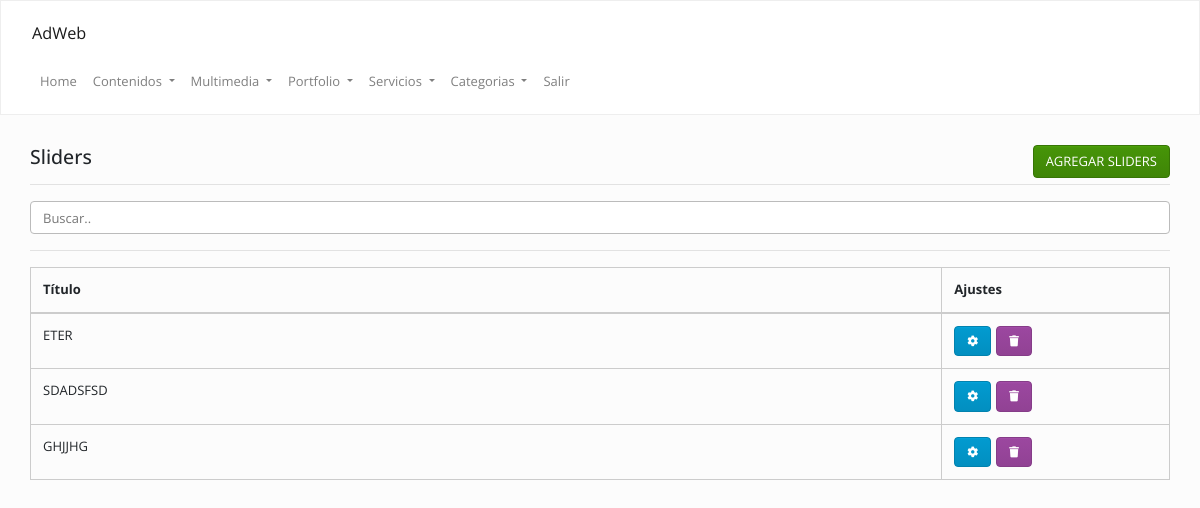
/admin/index.php?op=sliders&accion=ver (signed in), run on an earlier commit of the app's database.
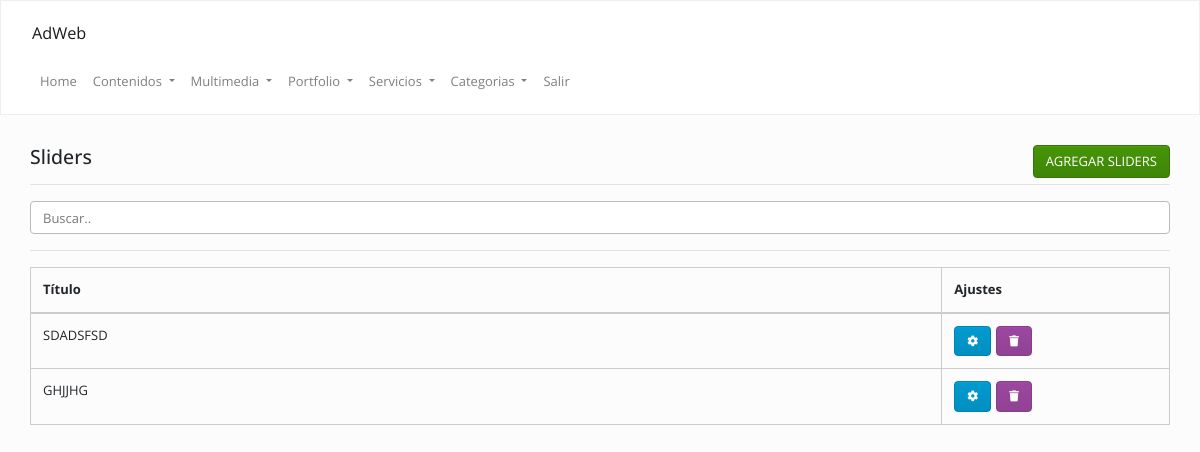
And on a later commit of the database.
### tables this page shows
CREATE TABLE `sliders` (
  `id` int(11) NOT NULL,
  `cod` varchar(255) DEFAULT NULL,
  `titulo` text,
  `subtitulo` text,
  `categoria` varchar(255) NOT NULL,
  `fecha` date DEFAULT NULL
);

### Config/Autoload.php (called while the page is built, shortened)
<?php
class autoload
{
    public static function runAdmin()
    {
        spl_autoload_register(
            function ($clase)
            {
                $ruta = str_replace("\\", "/", $clase) . ".php";
            }
        );
    }
}

### Clases/Conexion.php (called while the page is built, shortened)
<?php namespace Clases;
class Conexion
{
    private $datos = array("host"=> "localhost","user"=> "root","pass"=> "","db"  => "gema_desarrollos");
    private $con;
    public function __construct()
    {
        $this->con = mysqli_connect($this->datos["host"], $this->datos["user"], $this->datos["pass"], $this->datos["db"]);
        mysqli_set_charset($this->con,'utf8');
    }
    public function sqlReturn($query)
    {
        $dato = $this->con->query($query);
        return $dato;
    }
}

### Clases/Sliders.php (called while the page is built, shortened)
<?php
class Sliders
{
    private $con;
    public function __construct()
    {
        $this->con = new Conexion();
    }
    function list($filter,$order,$limit) {
        $array = array();
        if (is_array($filter)) {
            $filterSql = "WHERE ";
            $filterSql .= implode(" AND ", $filter);
        } else {
            $filterSql = '';
        }
        if ($order != '') {
            $orderSql = $order;
        } else {
            $orderSql = "id DESC";
        }
        if ($limit != '') {
            $limitSql = "LIMIT " . $limit;
        } else {
            $limitSql = '';
        }
        $sql = "SELECT * FROM `sliders` $filterSql  ORDER BY $orderSql $limitSql";
        $notas = $this->con->sqlReturn($sql);
        if ($notas) {
            while ($row = mysqli_fetch_assoc($notas)) {
                $array[] = $row;
            }
            return $array ;
        }
    }
}

### admin/inc/sliders/ver.php (the view, shortened to what this page needs)
<?php
$sliders = new Clases\Sliders();
?>
<div class="mt-20">
    <div class="col-lg-12 col-md-12">
        <h4>
            Sliders
            <a class="btn btn-success pull-right" href="<?=URL?>/index.php?op=sliders&accion=agregar">
                AGREGAR SLIDERS
            </a>
        </h4>
        <hr/>
        <input class="form-control" id="myInput" type="text" placeholder="Buscar..">
        <hr/>
        <table class="table  table-bordered  ">
            <thead>
                <th>
                    Título
                </th>
                <th>
                    Ajustes
                </th>
            </thead>
            <tbody>
                <?php
                $data = $sliders->list("","","");
                if (is_array($data)) {
                    for ($i = 0; $i < count($data); $i++) {
                        echo "<tr>";
                        echo "<td>" . strtoupper($data[$i]["titulo"]) . "</td>";
                        echo "<td>";
                        echo '<a class="btn btn-info" data-toggle="tooltip" data-placement="top" title="Modificar" href="' . URL . '/index.php?op=sliders&accion=modificar&cod=' . $data[$i]["cod"] . '">
                        <i class="fa fa-cog"></i></a>';
                        echo '<a class="btn btn-danger" data-toggle="tooltip" data-placement="top" title="Eliminar" href="' . URL . '/index.php?op=sliders&accion=ver&borrar=' . $data[$i]["cod"] . '">
                        <i class="fa fa-trash"></i></a>';
                        echo "</td>";
                        echo "</tr>";
                    }
                }
                ?>
            </tbody>
        </table>
    </div>
</div>

What changed in the data, as far as the page shows it:
removed sliders: titulo "ETER"
